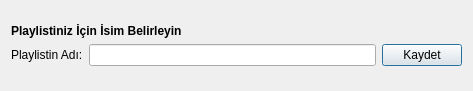
<?xml version="1.0" encoding="UTF-8"?>
<ui version="4.0">
 <class>PlaylistChooseName</class>
 <widget class="QDialog" name="PlaylistChooseName">
  <property name="geometry">
   <rect>
    <x>0</x>
    <y>0</y>
    <width>473</width>
    <height>91</height>
   </rect>
  </property>
  <property name="windowTitle">
   <string>Dialog</string>
  </property>
  <layout class="QGridLayout" name="gridLayout">
   <item row="1" column="0">
    <layout class="QVBoxLayout" name="verticalLayout">
     <item>
      <widget class="QLabel" name="label_2">
       <property name="font">
        <font>
         <weight>75</weight>
         <bold>true</bold>
        </font>
       </property>
       <property name="text">
        <string>Playlistiniz İçin İsim Belirleyin</string>
       </property>
      </widget>
     </item>
     <item>
      <layout class="QHBoxLayout" name="horizontalLayout">
       <item>
        <widget class="QLabel" name="label">
         <property name="text">
          <string>Playlistin Adı:</string>
         </property>
        </widget>
       </item>
       <item>
        <widget class="QLineEdit" name="lineEditName"/>
       </item>
       <item>
        <widget class="QPushButton" name="btnSave">
         <property name="text">
          <string>Kaydet</string>
         </property>
        </widget>
       </item>
      </layout>
     </item>
    </layout>
   </item>
   <item row="0" column="0">
    <spacer name="verticalSpacer">
     <property name="orientation">
      <enum>Qt::Vertical</enum>
     </property>
     <property name="sizeHint" stdset="0">
      <size>
       <width>20</width>
       <height>40</height>
      </size>
     </property>
    </spacer>
   </item>
   <item row="2" column="0">
    <spacer name="verticalSpacer_2">
     <property name="orientation">
      <enum>Qt::Vertical</enum>
     </property>
     <property name="sizeHint" stdset="0">
      <size>
       <width>20</width>
       <height>40</height>
      </size>
     </property>
    </spacer>
   </item>
  </layout>
 </widget>
 <resources/>
 <connections/>
</ui>
